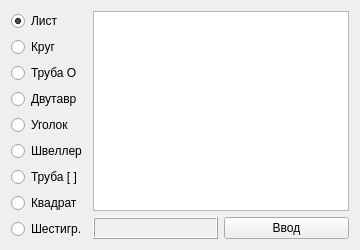
                  <widget class="QWidget" name="tab_6">
                   <attribute name="title">
                    <string>Расчет</string>
                   </attribute>
                   <layout class="QHBoxLayout" name="horizontalLayout_17">
                    <item>
                     <layout class="QVBoxLayout" name="verticalLayout_8">
                      <item>
                       <widget class="QRadioButton" name="opt_but_list">
                        <property name="text">
                         <string>Лист</string>
                        </property>
                        <property name="shortcut">
                         <string/>
                        </property>
                        <property name="checkable">
                         <bool>true</bool>
                        </property>
                        <property name="checked">
                         <bool>true</bool>
                        </property>
                        <property name="autoRepeat">
                         <bool>false</bool>
                        </property>
                        <property name="autoExclusive">
                         <bool>true</bool>
                        </property>
                        <attribute name="buttonGroup">
                         <string notr="true">buttonGroup</string>
                        </attribute>
                       </widget>
                      </item>
                      <item>
                       <widget class="QRadioButton" name="opt_but_krug">
                        <property name="text">
                         <string>Круг</string>
                        </property>
                        <property name="shortcut">
                         <string/>
                        </property>
                        <property name="checkable">
                         <bool>true</bool>
                        </property>
                        <property name="checked">
                         <bool>false</bool>
                        </property>
                        <property name="autoRepeat">
                         <bool>false</bool>
                        </property>
                        <property name="autoExclusive">
                         <bool>true</bool>
                        </property>
                        <attribute name="buttonGroup">
                         <string notr="true">buttonGroup</string>
                        </attribute>
                       </widget>
                      </item>
                      <item>
                       <widget class="QRadioButton" name="opt_but_truba">
                        <property name="text">
                         <string>Труба О</string>
                        </property>
                        <property name="shortcut">
                         <string/>
                        </property>
                        <property name="checkable">
                         <bool>true</bool>
                        </property>
                        <property name="checked">
                         <bool>false</bool>
                        </property>
                        <property name="autoRepeat">
                         <bool>false</bool>
                        </property>
                        <property name="autoExclusive">
                         <bool>true</bool>
                        </property>
                        <attribute name="buttonGroup">
                         <string notr="true">buttonGroup</string>
                        </attribute>
                       </widget>
                      </item>
                      <item>
                       <widget class="QRadioButton" name="opt_but_dvut">
                        <property name="text">
                         <string>Двутавр</string>
                        </property>
                        <property name="shortcut">
                         <string/>
                        </property>
                        <property name="checkable">
                         <bool>true</bool>
                        </property>
                        <property name="checked">
                         <bool>false</bool>
                        </property>
                        <property name="autoRepeat">
                         <bool>false</bool>
                        </property>
                        <property name="autoExclusive">
                         <bool>true</bool>
                        </property>
                        <attribute name="buttonGroup">
                         <string notr="true">buttonGroup</string>
                        </attribute>
                       </widget>
                      </item>
                      <item>
                       <widget class="QRadioButton" name="opt_but_ygol">
                        <property name="text">
                         <string>Уголок</string>
                        </property>
                        <property name="shortcut">
                         <string/>
                        </property>
                        <property name="checkable">
                         <bool>true</bool>
                        </property>
                        <property name="checked">
                         <bool>false</bool>
                        </property>
                        <property name="autoRepeat">
                         <bool>false</bool>
                        </property>
                        <property name="autoExclusive">
                         <bool>true</bool>
                        </property>
                        <attribute name="buttonGroup">
                         <string notr="true">buttonGroup</string>
                        </attribute>
                       </widget>
                      </item>
                      <item>
                       <widget class="QRadioButton" name="opt_but_shvel">
                        <property name="text">
                         <string>Швеллер</string>
                        </property>
                        <property name="shortcut">
                         <string/>
                        </property>
                        <property name="checkable">
                         <bool>true</bool>
                        </property>
                        <property name="checked">
                         <bool>false</bool>
                        </property>
                        <property name="autoRepeat">
                         <bool>false</bool>
                        </property>
                        <property name="autoExclusive">
                         <bool>true</bool>
                        </property>
                        <attribute name="buttonGroup">
                         <string notr="true">buttonGroup</string>
                        </attribute>
                       </widget>
                      </item>
                      <item>
                       <widget class="QRadioButton" name="opt_but_truba_kv">
                        <property name="text">
                         <string>Труба [ ]</string>
                        </property>
                        <property name="shortcut">
                         <string/>
                        </property>
                        <property name="checkable">
                         <bool>true</bool>
                        </property>
                        <property name="checked">
                         <bool>false</bool>
                        </property>
                        <property name="autoRepeat">
                         <bool>false</bool>
                        </property>
                        <property name="autoExclusive">
                         <bool>true</bool>
                        </property>
                        <attribute name="buttonGroup">
                         <string notr="true">buttonGroup</string>
                        </attribute>
                       </widget>
                      </item>
                      <item>
                       <widget class="QRadioButton" name="opt_but_kv">
                        <property name="text">
                         <string>Квадрат</string>
                        </property>
                        <property name="shortcut">
                         <string/>
                        </property>
                        <property name="checkable">
                         <bool>true</bool>
                        </property>
                        <property name="checked">
                         <bool>false</bool>
                        </property>
                        <property name="autoRepeat">
                         <bool>false</bool>
                        </property>
                        <property name="autoExclusive">
                         <bool>true</bool>
                        </property>
                        <attribute name="buttonGroup">
                         <string notr="true">buttonGroup</string>
                        </attribute>
                       </widget>
                      </item>
                      <item>
                       <widget class="QRadioButton" name="opt_but_shestig">
                        <property name="text">
                         <string>Шестигр.</string>
                        </property>
                        <property name="shortcut">
                         <string/>
                        </property>
                        <property name="checkable">
                         <bool>true</bool>
                        </property>
                        <property name="checked">
                         <bool>false</bool>
                        </property>
                        <property name="autoRepeat">
                         <bool>false</bool>
                        </property>
                        <property name="autoExclusive">
                         <bool>true</bool>
                        </property>
                        <attribute name="buttonGroup">
                         <string notr="true">buttonGroup</string>
                        </attribute>
                       </widget>
                      </item>
                     </layout>
                    </item>
                    <item>
                     <layout class="QVBoxLayout" name="verticalLayout_21">
                      <item>
                       <widget class="QTableWidget" name="tbl_resch_mater"/>
                      </item>
                      <item>
                       <layout class="QHBoxLayout" name="horizontalLayout_20">
                        <item>
                         <widget class="QLabel" name="lbl_rez_mater">
                          <property name="frameShape">
                           <enum>QFrame::Box</enum>
                          </property>
                          <property name="frameShadow">
                           <enum>QFrame::Raised</enum>
                          </property>
                          <property name="text">
                           <string/>
                          </property>
                         </widget>
                        </item>
                        <item>
                         <widget class="QPushButton" name="btn_vvod_rez_mat">
                          <property name="text">
                           <string>Ввод</string>
                          </property>
                         </widget>
                        </item>
                       </layout>
                      </item>
                     </layout>
                    </item>
                   </layout>
                  </widget>
